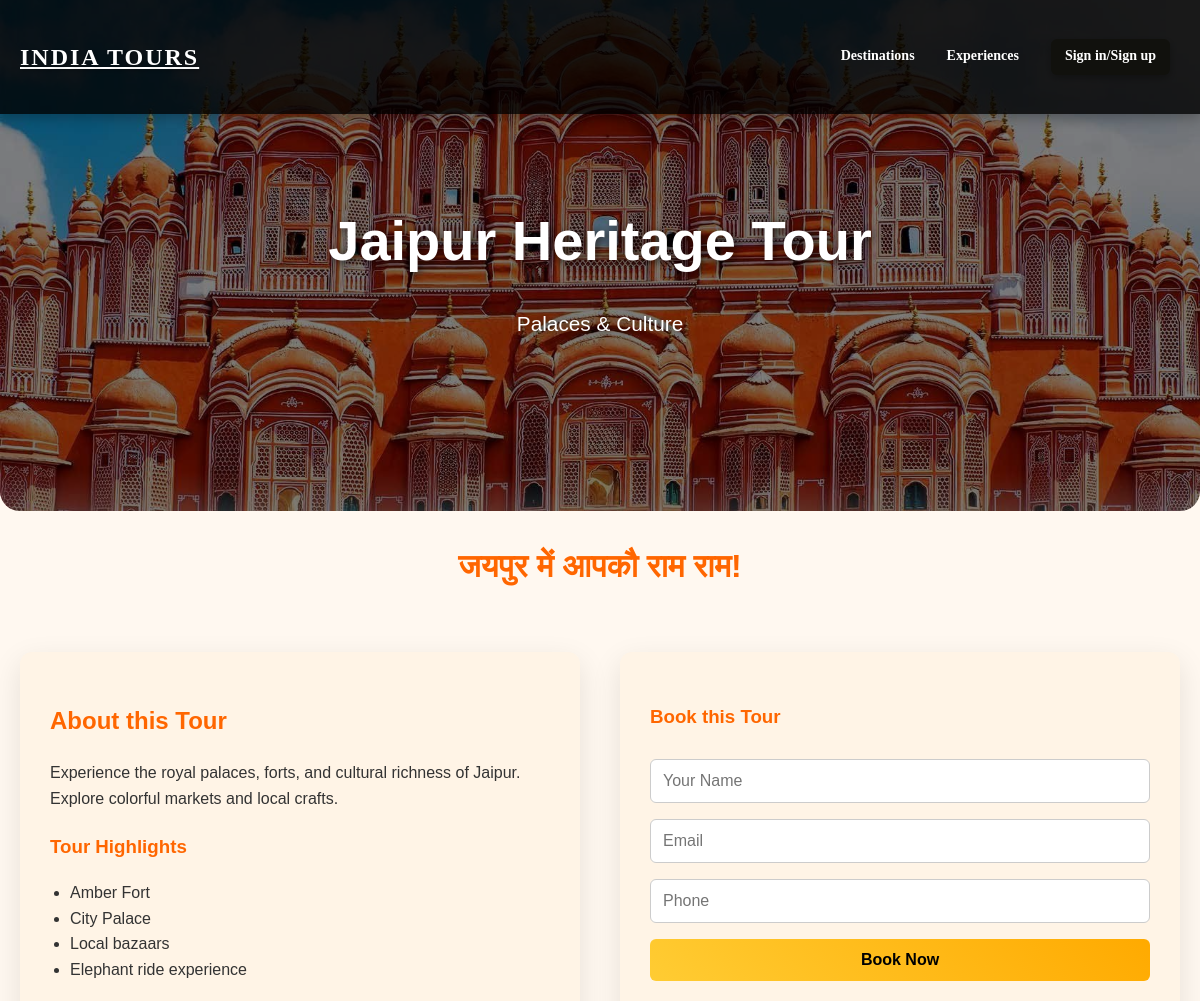
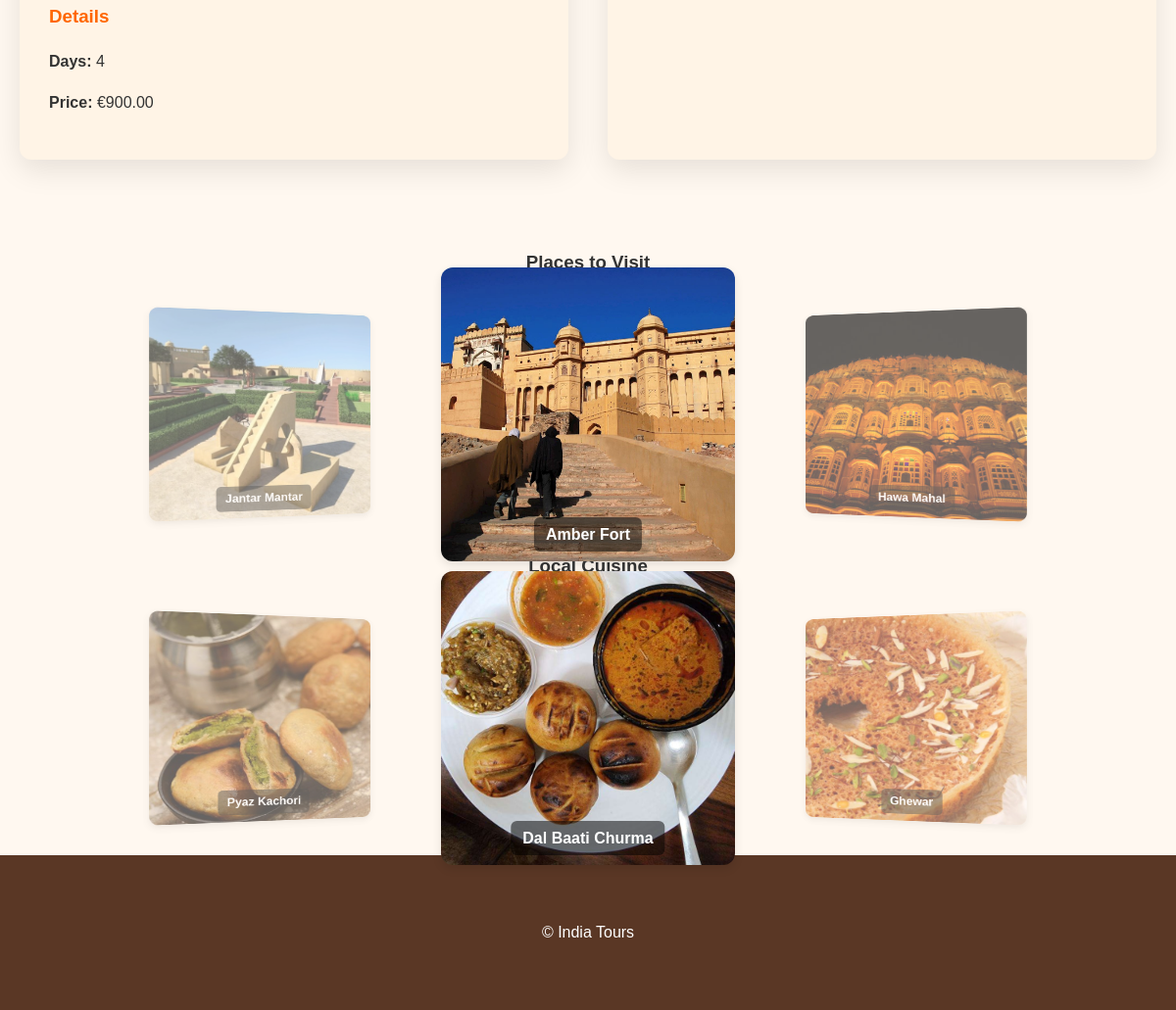
The app's page /place/2 with its own data (2 pictures, top to bottom).
### models.py (models this page shows)
class Tour(db.Model):
    id = db.Column(db.Integer, primary_key=True)
    title = db.Column(db.String(180), nullable=False)
    subtitle = db.Column(db.String(200), nullable=True)
    description = db.Column(db.Text, nullable=False)
    days = db.Column(db.Integer, default=3)
    img = db.Column(db.String(200), default="thumb-osaka.jpg", nullable=True)
    price = db.Column(db.Float, default=0.0)
    created_at = db.Column(db.DateTime, default=datetime.utcnow)
    highlights = db.Column(db.PickleType, default=[])
    places_to_visit = db.Column(db.PickleType, default=[])
    cuisine = db.Column(db.PickleType, default=[])
    history = db.Column(db.Text, nullable=True)
    gallery = db.Column(db.PickleType, default=[])
    welcome_msg = db.Column(db.String(300), default="Welcome!", nullable=True)
    hotels = db.relationship("Hotel", backref="tour", lazy=True)

### views/routes.py (the view)
@views_bp.route("/place/<int:tour_id>")
def place(tour_id):
    tour = Tour.query.get_or_404(tour_id)
    return render_template("place.html", tour=tour)

### templates/place.html (shortened to what this page needs)
{% extends "base.html" %}
{% block content %}
<section class="hero-section">
    <div class="hero-content">
        <h1>{{ tour.title }}</h1>
        <p>{{ tour.subtitle }}</p>
    </div>
</section>
<div id="welcome-msg">{{ tour.welcome_msg }}</div>
<div class="container tour-info">
    <div class="tour-info-left">
        <h2>About this Tour</h2>
        <p>{{ tour.description }}</p>
        {% if tour.highlights %}
        <h3>Tour Highlights</h3>
        <ul>
            {% for highlight in tour.highlights %}
            <li>{{ highlight }}</li>
            {% endfor %}
        </ul>
        {% endif %}
        <h3>Details</h3>
        <p><strong>Days:</strong> {{ tour.days }}</p>
        <p><strong>Price:</strong> €{{ "%.2f"|format(tour.price) }}</p>
    </div>
    <div class="tour-info-right">
        <h3>Book this Tour</h3>
        <form onsubmit="return submitPlaceBooking(event)">
            <input id="place_name" placeholder="Your Name" required>
            <input id="place_email" placeholder="Email">
            <input id="place_phone" placeholder="Phone">
            <button type="submit">Book Now</button>
        </form>
    </div>
</div>
{% if tour.places_to_visit %}
<h3 style="text-align:center;">Places to Visit</h3>
<div class="carousel-3d" id="places-carousel">
    {% for img in tour.gallery %}
    <div class="carousel-slide{% if loop.index0 == 0 %} active{% endif %}">
        <img src="{{ url_for('static', filename='images/' ~ img) }}" alt="Place Image">
        <div class="carousel-caption">{{ tour.places_to_visit[loop.index0] }}</div>
    </div>
    {% endfor %}
</div>
{% endif %}
{% if tour.cuisine %}
<h3 style="text-align:center;">Local Cuisine</h3>
<div class="carousel-3d" id="cuisine-carousel">
    {% for food in tour.cuisine %}
    <div class="carousel-slide{% if loop.index0 == 0 %} active{% endif %}">
        <img src="{{ url_for('static', filename='images/' ~ tour.img.split('.')[0] ~ '_food' ~ loop.index ~ '.jpg') }}" alt="Cuisine Image {{ loop.index }}">
        <div class="carousel-caption">{{ food }}</div>
    </div>
    {% endfor %}
</div>
{% endif %}
{% endblock %}

### static/css/style.css (style rules this page uses)
:root { --container: 1100px; --dark: #000000; --light: #ffffff; --gold: #11110d; }
* { box-sizing: border-box; transition: all 0.3s ease; }
body { font-family: "Helvetica Neue", Arial, sans-serif; margin: 0; color: var(--dark); background: linear-gradient(to bottom, #000000); }

### records on screen
Tour: title "Jaipur Heritage Tour", subtitle "Palaces & Culture", welcome_msg "जयपुर में आपकौ राम राम!", description "Experience the royal palaces, forts, and cultural richness of Jaipur. Explore colorful markets and local crafts.", days "4", price "900.00", places_to_visit "Amber Fort" "Hawa Mahal" "Jantar Mantar"

### other values on screen
{{ highlight }} "Amber Fort" "City Palace" "Local bazaars" "Elephant ride experience"
{{ food }} "Dal Baati Churma" "Ghewar" "Pyaz Kachori"
